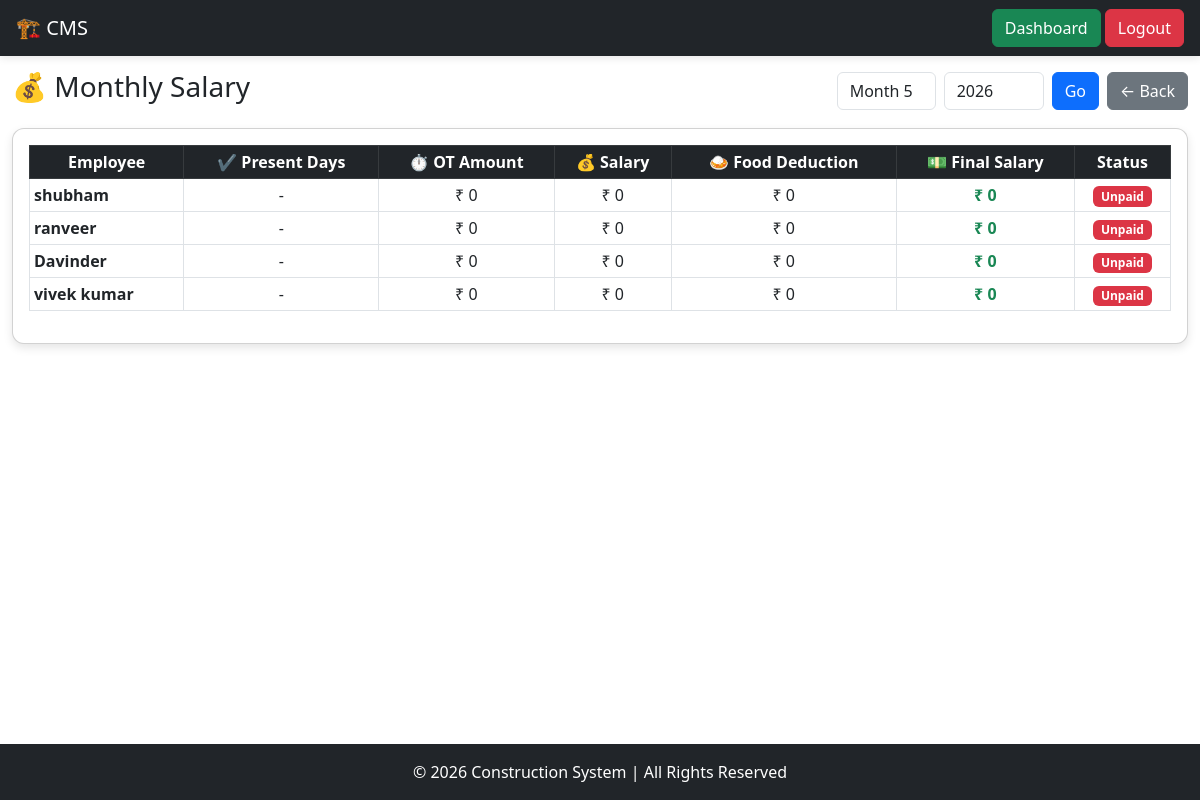
Page /salary/view/ (signed in) on the committed database.
### mainapp/models.py (models this page shows, shortened)
class Employee(models.Model):
    EMPLOYEE_TYPE = (
        ('labour', 'Labour'),
        ('staff', 'Staff'),
        ('cook', 'Cook'),
    )
    SALARY_TYPE = (
        ('daily', 'Daily'),
        ('monthly', 'Monthly'),
    )
    name = models.CharField(max_length=255)
    phone = models.CharField(max_length=15, blank=True, null=True)
    employee_type = models.CharField(max_length=20, choices=EMPLOYEE_TYPE)
    salary_type = models.CharField(max_length=20, choices=SALARY_TYPE)
    daily_wage = models.DecimalField(max_digits=10, decimal_places=2, default=0)
    monthly_salary = models.DecimalField(max_digits=10, decimal_places=2, default=0)
    food_deduction = models.BooleanField(default=True)
    food_rate = models.DecimalField(max_digits=10, decimal_places=2, default=50)
    overtime_rate = models.DecimalField(max_digits=10, decimal_places=2, default=0)
    is_active = models.BooleanField(default=True)

### mainapp/views.py (the view)
# urls.py: path('salary/view/', view_salary, name='view_salary'),
@login_required
def view_salary(request):
    today = date.today()
    year = int(request.GET.get('year', today.year))
    month = int(request.GET.get('month', today.month))
    employees = Employee.objects.filter(is_active=True)
    salary_qs = Salary.objects.filter(month=month, year=year)
    salary_dict = {s.employee_id: s for s in salary_qs}
    context = {
        'employees': employees,
        'salary_dict': salary_dict,
        'month': month,
        'year': year,
    }
    return render(request, 'salary/view_salary.html', context)

### mainapp/templatetags/custom_tags.py (called while the page is built)
@register.filter
def get_item(dictionary, key):
    return dictionary.get(key)

### mainapp/templates/salary/view_salary.html (shortened to what this page needs)
{% extends "base.html" %}
{% load custom_tags %}
{% block body %}
<div class="main-content">
<div class="container-fluid">
    <div class="d-flex justify-content-between align-items-center mb-3 flex-wrap">
        <h3>💰 Monthly Salary</h3>
        <div class="d-flex gap-2">
            <form method="GET" class="d-flex gap-2">
                <select name="month" class="form-control">
                    {% for m in "123456789101112"|make_list %}
                        <option value="{{ forloop.counter }}"
                        {% if month == forloop.counter %}selected{% endif %}>
                            Month {{ forloop.counter }}
                        </option>
                    {% endfor %}
                </select>
                <input type="number" name="year" value="{{ year }}"
                       class="form-control" style="width:100px;">
                <button class="btn btn-primary">Go</button>
            </form>
            <a href="/salary/list/" class="btn btn-secondary">
                ← Back
            </a>
        </div>
    </div>
    <div class="card p-3">
        <div class="table-responsive">
            <table class="table table-bordered table-sm text-center">
                <thead class="table-dark">
                    <tr>
                        <th>Employee</th>
                        <th>✔ Present Days</th>
                        <th>⏱ OT Amount</th>
                        <th>💰 Salary</th>
                        <th>🍛 Food Deduction</th>
                        <th>💵 Final Salary</th>
                        <th>Status</th>
                    </tr>
                </thead>
                <tbody>
                    {% for emp in employees %}
                    {% with sal=salary_dict|get_item:emp.id %}
                    <tr>
                        <td class="text-start fw-bold">
                            {{ emp.name }}
                        </td>
                        <td>
                            {{ sal.present_days|default:"-" }}
                        </td>
                        <td>
                            ₹ {{ sal.overtime_amount|default:0 }}
                        </td>
                        <td>
                            ₹ {{ sal.total_salary|default:0 }}
                        </td>
                        <td>
                            ₹ {{ sal.food_deduction|default:0 }}
                        </td>
                        <td class="fw-bold text-success">
                            ₹ {{ sal.final_salary|default:0 }}
                        </td>
                        <td>
                            {% if sal and sal.is_paid %}
                                <span class="badge bg-success">Paid</span>
                            {% else %}
                                <span class="badge bg-danger">Unpaid</span>
                            {% endif %}
                        </td>
                    </tr>
                    {% endwith %}
                    {% endfor %}
                </tbody>
            </table>
        </div>
    </div>
</div>
</div>
{% endblock %}

### mainapp/templates/base.html (style rules this page uses)
html, body { height: 100%; }
body { display: flex; flex-direction: column; }
.card { border-radius: 12px; box-shadow: 0 4px 10px rgba(0,0,0,0.1); transition: 0.3s; }

### mainapp/templates/salary/view_salary.html (style rules this page uses)
.table-responsive { overflow-x: auto; }
.main-content { flex: 1; padding-top: 70px; }
thead th { position: sticky; top: 0; z-index: 2; }
td:first-child, th:first-child { position: sticky; left: 0; background: white; z-index: 1; }
thead th:first-child { z-index: 3; background: #212529; color: white; }

### rows in the picture
Employee: name "shubham", present_days "-", overtime_amount "0", total_salary "0", food_deduction "0", final_salary "0"
Employee: name "ranveer", present_days "-", overtime_amount "0", total_salary "0", food_deduction "0", final_salary "0"
Employee: name "Davinder", present_days "-", overtime_amount "0", total_salary "0", food_deduction "0", final_salary "0"
Employee: name "vivek kumar", present_days "-", overtime_amount "0", total_salary "0", food_deduction "0", final_salary "0"
